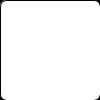
Frame 1 (no input)
Frame 2 (the mouse pressed at the canvas centre, redrawn once): identical to frame 1, image omitted

The Processing sketch that drew this single still picture (run headless with seeded random() and noise(); the mouse was pressed at the canvas centre and the sketch redrawn once):

// Processing sketch: Dice
// ── Dice.pde
Die showDie;
void setup(){
  //no loop means that draw is only called once
  //OR if you ever call redraw()
  noLoop();
  showDie = new Die(width/2,height/2);
  
 
}

  

void draw(){
  //your code here
  background(0);
  showDie.show();
  
}

void mousePressed(){
  //No real work for you to do here
  //calling redraw will do the necessary work 
  //to redraw your processing script
  redraw();
}


//Dice: Models a single 6 sided dice cube
//Each instance should randomly assign itself a value from 1 to 6
class Die {
  int x_pos, y_pos;
  int randRoll;
	//variable declarations for your Die instances here
	
	//constructor
	Die(int x, int y){
  x_pos = x;
  y_pos = y;
  
		//variable initializations here
	}
	
	//Simulate a roll of a die
	void roll(){
  //randRoll = (int)(Math.random()*6);
  randRoll = 1;
		//your code here, 
		//should randomly assign a value from 1 to 6
	}
	
	/*
	  Use the randomly assigned roll value to draw the face of a die
	*/
	void show(){
   pushMatrix();
   translate(x_pos, y_pos);
		//your code here
   rect(-50,-50,100,100,7);
   if(randRoll == 1){
     ellipse(0,0,25,25);
  } /*else {
    if(randRoll == 2){
       ellipse(-25,-25,25,25);
       ellipse(25,25,25,25);
     }*/
   
   popMatrix();
	  }
  }
//}
